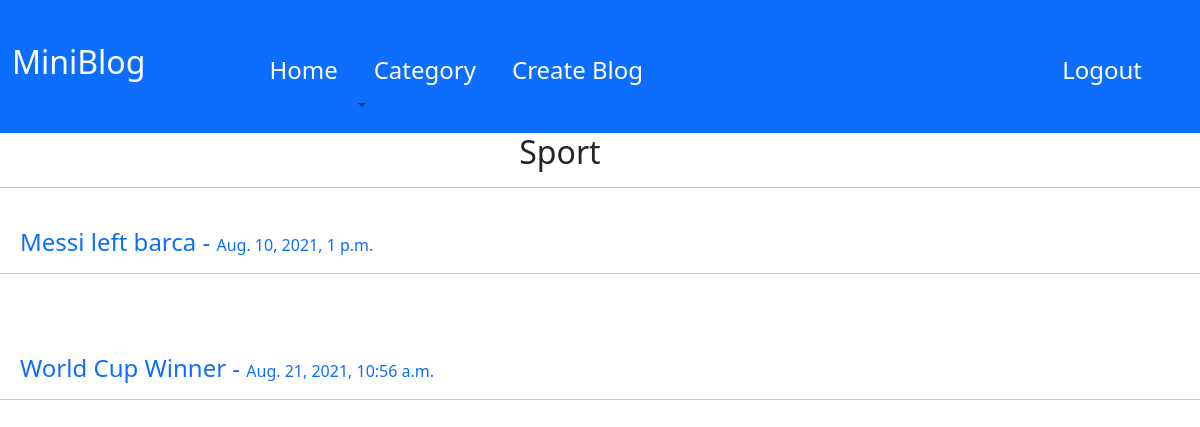
/catdetails/1/ (signed in), run on the app's committed database.
### project/models.py (models this page shows, shortened)
class Category(models.Model):
    name = models.CharField(max_length = 40)

class Blog(models.Model):
    title = models.CharField(max_length = 40)
    body = RichTextField()
    date_created = models.DateTimeField(default = timezone.now)
    category = models.ForeignKey('Category', on_delete = models.CASCADE, related_name = 'categorys')

### project/views.py (the view)
# urls.py: path('catdetails/<pk>/',views.CatDetails.as_view(), name = 'catdetail'),
class CatDetails(LoginRequiredMixin,DetailView):
    template_name = "catdetail.html"
    model = Category
    context_object_name = 'catdel'

### templates/catdetail.html
{% extends 'base.html' %}
{% block bodyblock %}
<div class="jumbotron">
    <center><h2>{{catdel.name}}</h2></center>
  <hr>
  {% for cats in catdel.categorys.all %}
  <a class="blog" href="{% url 'project:detail' cats.pk %}"><h4>{{cats.title}} - <span><h6 class='side'>{{cats.date_created}}</h6></span></h4></a>
  <hr><br>
  {% endfor %}
</div>
{% endblock %}

### static/master.css (style rules this page uses)
h2 { margin-right: 80px; }
h4 { margin-top: 40px; margin-left: 20px; }
.blog { text-decoration : none; }
.side { display: inline; }

### data on the page
Category: name "Sport"
Blog: title "Messi left barca", date_created "Aug. 10, 2021, 1 p.m."
Blog: title "World Cup Winner", date_created "Aug. 21, 2021, 10:56 a.m."
